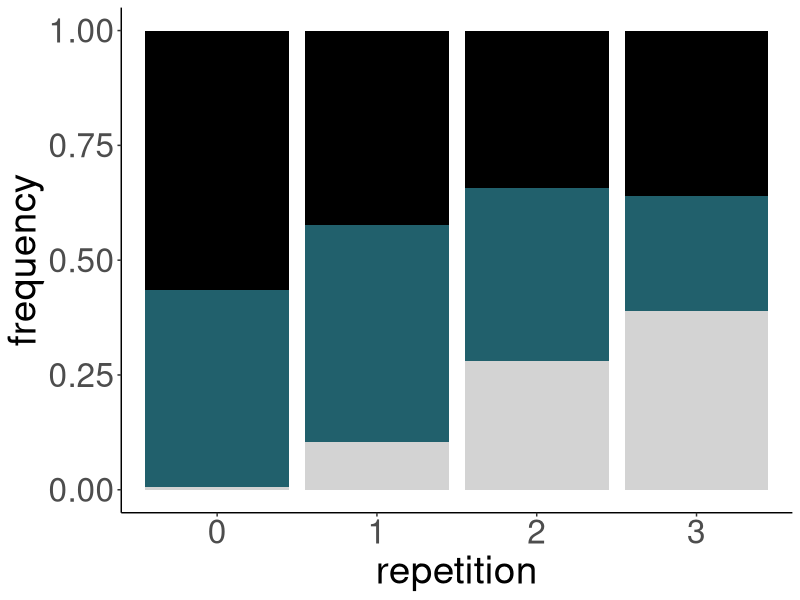
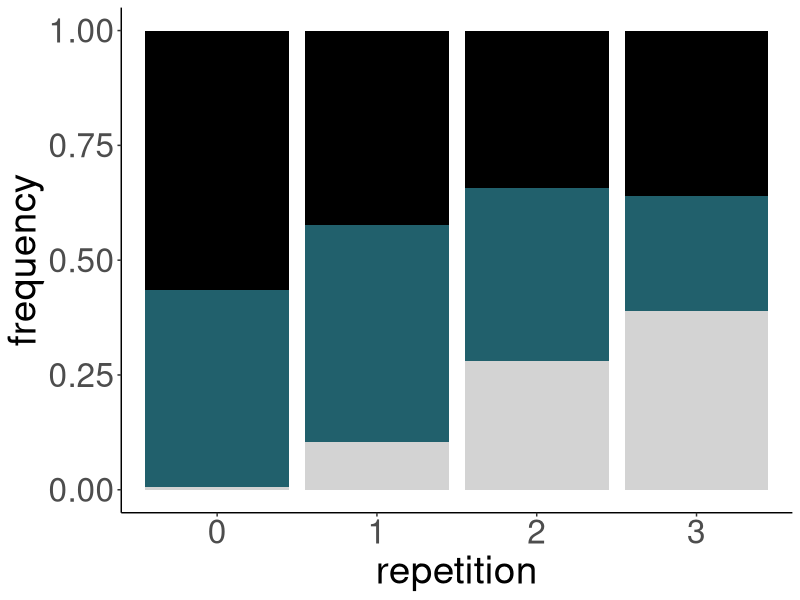

Generate these figures, in order, with R:
## ---- chunk 1
knitr::opts_chunk$set(echo = TRUE)

setwd(dirname(rstudioapi::getActiveDocumentContext()$path))
library(tidyverse)
theme_set(theme_classic())
theme_update(# axis labels
  axis.title = element_text(size = 28),
  # tick labels
  axis.text = element_text(size = 24),
  # title 
  title = element_text(size = 24),
  legend.position = 'FALSE', 
  text = element_text(size=16), 
  element_line(size=1), 
  element_rect(size=2, color="#00000"))

primary_color = '#21606C'
secondary_color = '#22AAAA'
## ---- chunk 2
dat = read_csv('ORLR-Justin-Julia-rating.csv')

#Sum ref exp then divide by two (since we have two raters)
dat_grouped = dat %>%  group_by(dyad, trialNum,repNum,refType) %>% 
  summarise(sum_ref = sum(refExp)/2)
dat_grouped
dat_grouped = spread(dat_grouped,refType,sum_ref)
dat_grouped$mixType = ifelse(dat_grouped$block>0 & dat_grouped$tower > 0, 'mixed', ifelse(dat_grouped$block>0, 'block',ifelse(dat_grouped$tower>0,'tower','none')))




# #Take mean by repNum and refType
# df = dat_grouped %>% group_by(repNum, refType) %>% 
#   summarise(mean_ref = mean(sum_ref, na.rm = TRUE))
# df

## ---- chunk 3

df_ref =  as.data.frame(table(dat_grouped$repNum, dat_grouped$mixType))
df_ref = df_ref %>% rename(repNum = Var1, mixType = Var2)
df_ref = df_ref %>% filter(mixType != 'none')
ggplot(df_ref, aes(x=repNum, y = Freq, fill=mixType)) + 
    geom_bar(stat="identity",position = 'fill')+
    scale_fill_manual(values=c('black', primary_color, "light grey"))+
  xlab("repetition")+
  ylab('frequency')
ggsave("referring_expressions_barplot.pdf")
